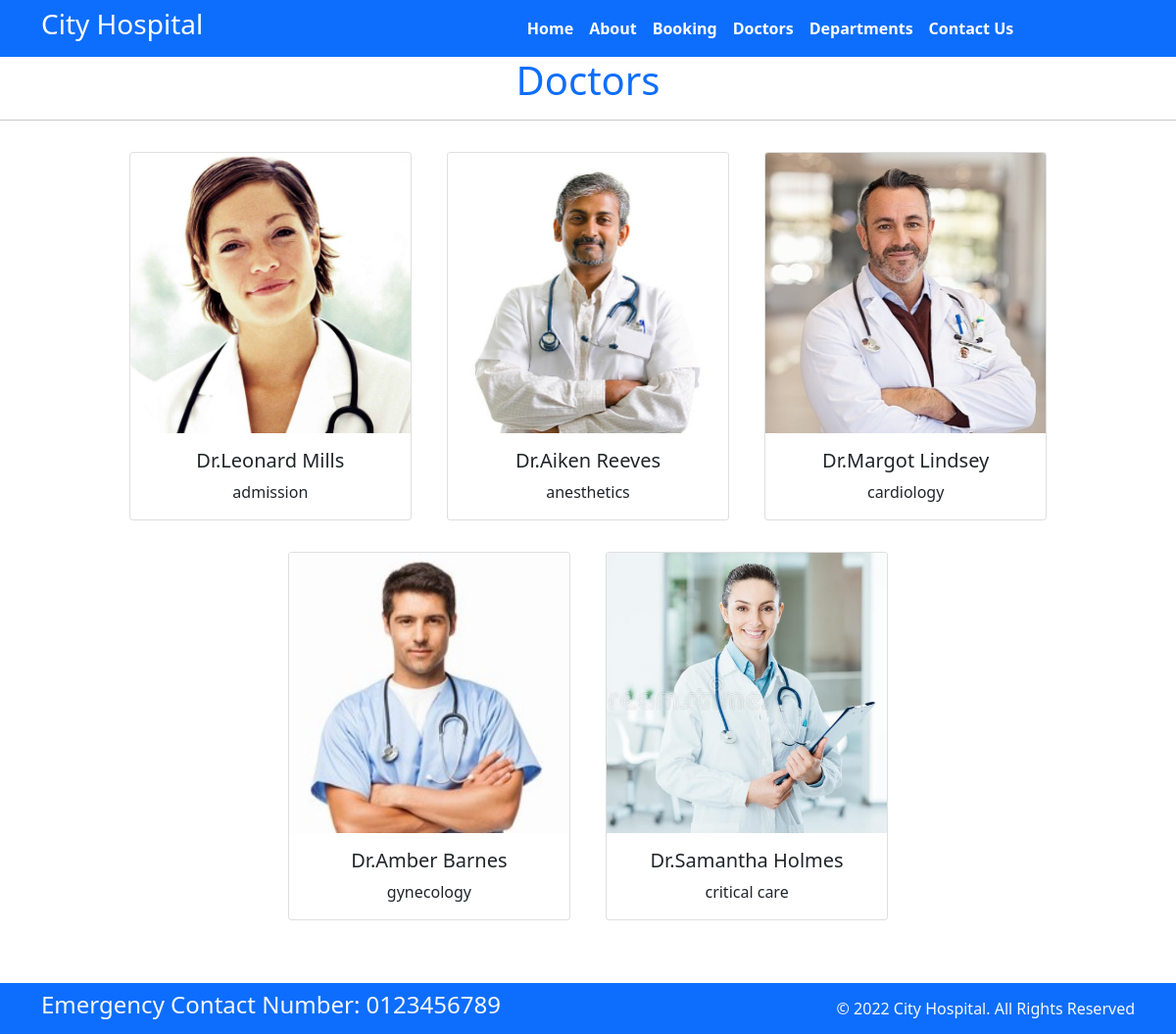
Screenshot of /doctor/ with the database file from the repository.
### home/models.py (models this page shows, shortened)
class doctors(models.Model):
    doc_name = models.CharField(max_length=50)
    doc_spec = models.CharField(max_length=50)
    dep_name = models.ForeignKey(departments, on_delete=models.CASCADE)
    doc_image = models.ImageField(upload_to='doctors')

### home/views.py (the view)
# urls.py: path('doctor/', views.doctor, name='doctor'),
def doctor(request):
    dict_doc = {
        'doctors': doctors.objects.all()
    }
    return render(request, 'doctor.html', dict_doc)

### templates/doctor.html (shortened to what this page needs)
{% extends 'base.html' %}
{% block body %}
    <h1 class="text-center text-primary">Doctors </h1>
    <hr>
    <div class="container text-center">
    {% for d in doctors %}
        <div class="card mx-3 my-3" style="width: 18rem;display:inline-block">
            <img class="card-img-top" src="{{d.doc_image.url}}" alt="Card image cap">
            <div class="card-body">
                <h5 class="card-title">Dr.{{d.doc_name}}</h5>
                <p class="card-text">{{d.doc_spec}}</p>
            </div>
        </div>
    {% endfor %}
    </div>
{% endblock %}

### rows the page displays
doctors: doc_image (picture), doc_name "Leonard Mills", doc_spec "admission"
doctors: doc_image (picture), doc_name "Aiken Reeves", doc_spec "anesthetics"
doctors: doc_image (picture), doc_name "Margot Lindsey", doc_spec "cardiology"
doctors: doc_image (picture), doc_name "Amber Barnes", doc_spec "gynecology"
doctors: doc_image (picture), doc_name "Samantha Holmes", doc_spec "critical care"
